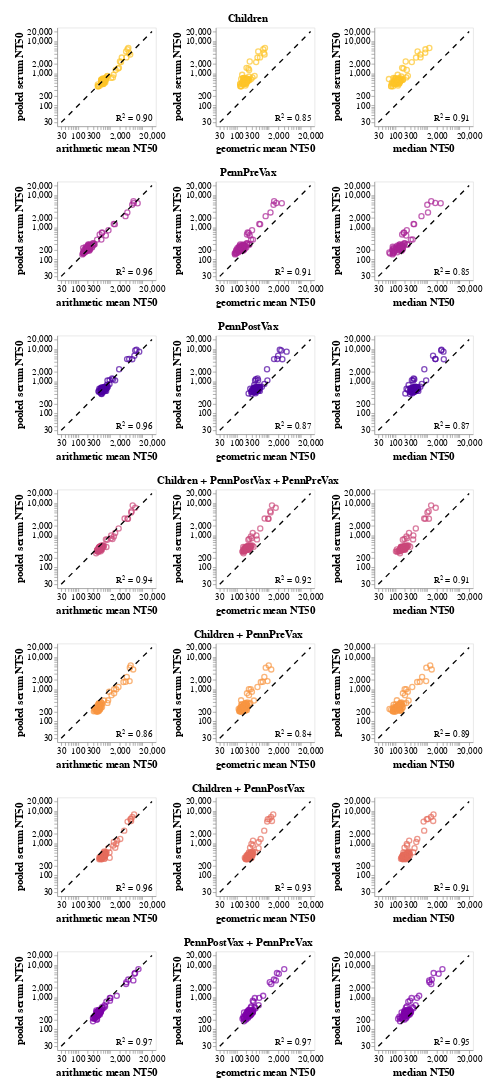

Notebook code cell kept with this figure:
### Markdown cell above
Surprisingly, `gmean` and `median` tend to track very closely with each other. Pooled serum tends to overestimate NT50 values (especially for children), but overall follows the same pattern as `gmean` and `median`.

### Code cell
# Get corr plots
(alt.concat(*corr_plots, title = '', columns = 1, padding = 20).resolve_scale(
    y='shared',
    x='shared'))
